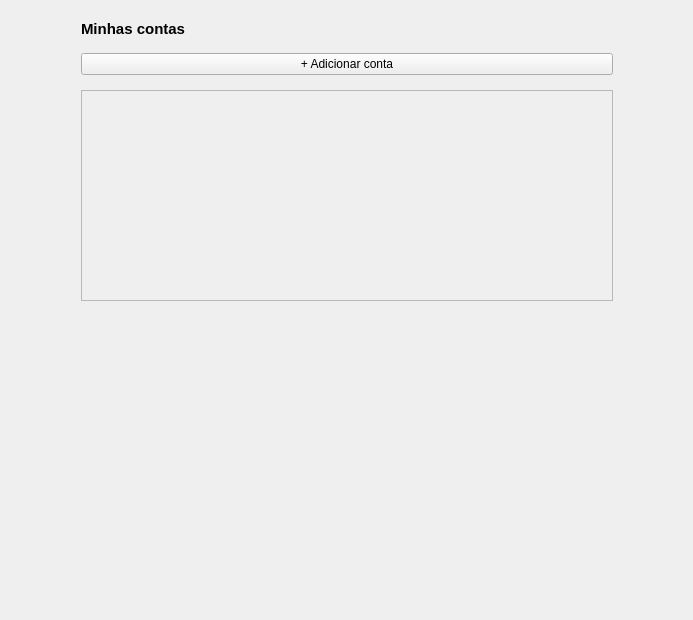
<?xml version="1.0" encoding="UTF-8"?>
<ui version="4.0">
 <class>Form</class>
 <widget class="QWidget" name="Form">
  <property name="geometry">
   <rect>
    <x>0</x>
    <y>0</y>
    <width>693</width>
    <height>620</height>
   </rect>
  </property>
  <property name="windowTitle">
   <string>Form</string>
  </property>
  <layout class="QVBoxLayout" name="verticalLayout_3">
   <item>
    <layout class="QHBoxLayout" name="horizontalLayout">
     <item>
      <spacer name="horizontalSpacer">
       <property name="orientation">
        <enum>Qt::Orientation::Horizontal</enum>
       </property>
       <property name="sizeHint" stdset="0">
        <size>
         <width>40</width>
         <height>20</height>
        </size>
       </property>
      </spacer>
     </item>
     <item>
      <widget class="QFrame" name="frame">
       <property name="minimumSize">
        <size>
         <width>550</width>
         <height>0</height>
        </size>
       </property>
       <property name="frameShape">
        <enum>QFrame::Shape::NoFrame</enum>
       </property>
       <property name="frameShadow">
        <enum>QFrame::Shadow::Raised</enum>
       </property>
       <layout class="QVBoxLayout" name="verticalLayout_2">
        <property name="spacing">
         <number>15</number>
        </property>
        <item>
         <widget class="QLabel" name="label">
          <property name="font">
           <font>
            <pointsize>11</pointsize>
            <bold>true</bold>
           </font>
          </property>
          <property name="text">
           <string>Minhas contas</string>
          </property>
         </widget>
        </item>
        <item>
         <widget class="QPushButton" name="btn_new_user">
          <property name="text">
           <string>+ Adicionar conta</string>
          </property>
         </widget>
        </item>
        <item>
         <widget class="QFrame" name="frame_2">
          <property name="styleSheet">
           <string notr="true"/>
          </property>
          <property name="frameShape">
           <enum>QFrame::Shape::StyledPanel</enum>
          </property>
          <property name="frameShadow">
           <enum>QFrame::Shadow::Raised</enum>
          </property>
          <layout class="QVBoxLayout" name="verticalLayout_4">
           <item>
            <layout class="QVBoxLayout" name="user_list_layout">
             <property name="leftMargin">
              <number>0</number>
             </property>
             <property name="topMargin">
              <number>0</number>
             </property>
             <property name="rightMargin">
              <number>0</number>
             </property>
             <property name="bottomMargin">
              <number>0</number>
             </property>
            </layout>
           </item>
           <item>
            <spacer name="verticalSpacer">
             <property name="orientation">
              <enum>Qt::Orientation::Vertical</enum>
             </property>
             <property name="sizeHint" stdset="0">
              <size>
               <width>20</width>
               <height>189</height>
              </size>
             </property>
            </spacer>
           </item>
          </layout>
         </widget>
        </item>
       </layout>
      </widget>
     </item>
     <item>
      <spacer name="horizontalSpacer_2">
       <property name="orientation">
        <enum>Qt::Orientation::Horizontal</enum>
       </property>
       <property name="sizeHint" stdset="0">
        <size>
         <width>40</width>
         <height>20</height>
        </size>
       </property>
      </spacer>
     </item>
    </layout>
   </item>
   <item>
    <spacer name="verticalSpacer_2">
     <property name="orientation">
      <enum>Qt::Orientation::Vertical</enum>
     </property>
     <property name="sizeHint" stdset="0">
      <size>
       <width>20</width>
       <height>295</height>
      </size>
     </property>
    </spacer>
   </item>
  </layout>
 </widget>
 <resources/>
 <connections/>
</ui>
